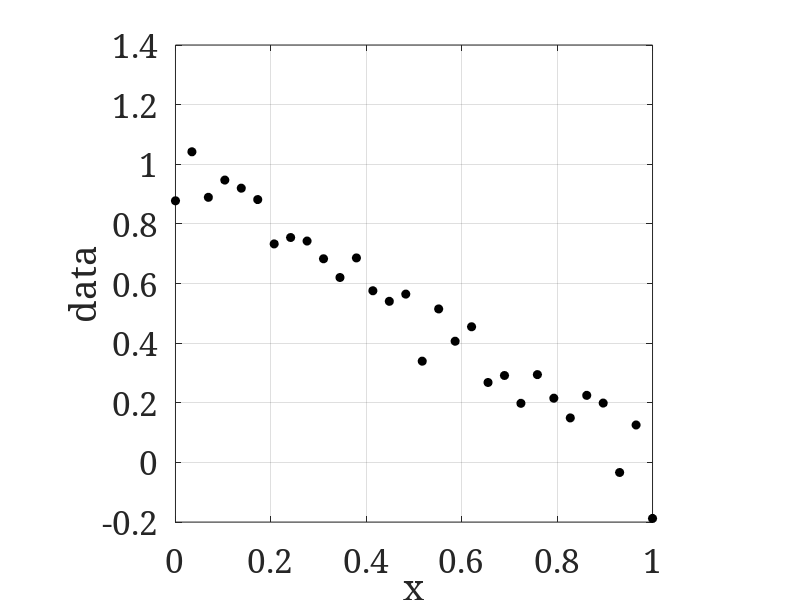
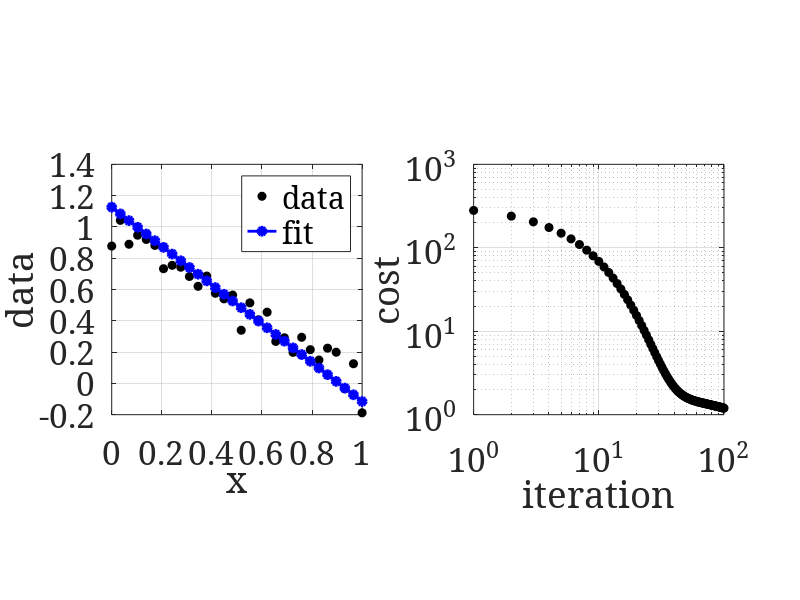

MATLAB code to generate these figures, in order:
clc
clear, close all
set(0, 'DefaultAxesFontSize', 24);
set(0, 'DefaultFigureColor', 'w');
set(0,'defaultAxesFontName', 'serif')
rng(0)
N = 3e1;
noise = 0.1*randn(1,N);
x = linspace(0,1,N);
a = -1; b = 1;
d = a*x + b + noise;
figure(1)
plot(x,d,'ko','MarkerFaceColor','k')
axis square
xlabel('x'), ylabel('data'), grid on
%% choose initial parameters
a = -2;
b = 0;
%% gradient descent
numIter = 100;
stepSize = 1e-3;
figureUpdate = 10;
cost = zeros(numIter,1);
for loop = 1:numIter
    % compute residual
    r = 2*(a*x+b-d);
    % compute gradient
    aGrad = sum(r .* x);
    bGrad = sum(r);
    % search along negative gradient
    a = a - stepSize * aGrad;
    b = b - stepSize * bGrad;
    % get cost
    cost(loop) = sum( r.^2 );
    % show current estimate
    if mod(loop,figureUpdate)==0
        figure(2)
        subplot(1,2,1)
        plot(x,d,'ko','MarkerFaceColor','k')
        hold on
        plot(x,a*x+b,'bo-','MarkerFaceColor','b','linewidth',2)
        legend('data', 'fit')
        axis square, xlabel('x'), ylabel('data'), grid on
        hold off
        
        subplot(1,2,2)
        loglog(1:loop, cost(1:loop), 'ko','MarkerFaceColor','k')
        axis square, grid on
        xlabel('iteration'), ylabel('cost')
        drawnow
    end
end

